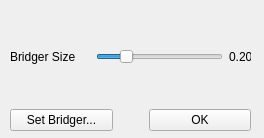
<?xml version="1.0" encoding="UTF-8"?>
<ui version="4.0">
 <class>GESPanel</class>
 <widget class="QWidget" name="GESPanel">
  <property name="geometry">
   <rect>
    <x>0</x>
    <y>0</y>
    <width>264</width>
    <height>138</height>
   </rect>
  </property>
  <property name="windowTitle">
   <string>Form</string>
  </property>
  <widget class="QWidget" name="verticalLayoutWidget">
   <property name="geometry">
    <rect>
     <x>10</x>
     <y>10</y>
     <width>241</width>
     <height>121</height>
    </rect>
   </property>
   <layout class="QVBoxLayout" name="verticalLayout">
    <item>
     <layout class="QHBoxLayout" name="horizontalLayout">
      <item>
       <widget class="QLabel" name="sizeLabel">
        <property name="sizePolicy">
         <sizepolicy hsizetype="Minimum" vsizetype="Preferred">
          <horstretch>0</horstretch>
          <verstretch>0</verstretch>
         </sizepolicy>
        </property>
        <property name="minimumSize">
         <size>
          <width>80</width>
          <height>0</height>
         </size>
        </property>
        <property name="text">
         <string>Bridger Size</string>
        </property>
       </widget>
      </item>
      <item>
       <widget class="QSlider" name="sizeSlider">
        <property name="maximum">
         <number>99</number>
        </property>
        <property name="value">
         <number>20</number>
        </property>
        <property name="orientation">
         <enum>Qt::Horizontal</enum>
        </property>
       </widget>
      </item>
      <item>
       <widget class="QLabel" name="sizeText">
        <property name="sizePolicy">
         <sizepolicy hsizetype="Fixed" vsizetype="Preferred">
          <horstretch>0</horstretch>
          <verstretch>0</verstretch>
         </sizepolicy>
        </property>
        <property name="minimumSize">
         <size>
          <width>22</width>
          <height>0</height>
         </size>
        </property>
        <property name="maximumSize">
         <size>
          <width>22</width>
          <height>16777215</height>
         </size>
        </property>
        <property name="text">
         <string>0.20</string>
        </property>
       </widget>
      </item>
     </layout>
    </item>
    <item>
     <layout class="QHBoxLayout" name="horizontalLayout_2">
      <item>
       <widget class="QPushButton" name="bridgerPanelButton">
        <property name="text">
         <string>Set Bridger...</string>
        </property>
        <property name="checkable">
         <bool>true</bool>
        </property>
       </widget>
      </item>
      <item>
       <spacer name="horizontalSpacer">
        <property name="orientation">
         <enum>Qt::Horizontal</enum>
        </property>
        <property name="sizeType">
         <enum>QSizePolicy::Fixed</enum>
        </property>
        <property name="sizeHint" stdset="0">
         <size>
          <width>30</width>
          <height>20</height>
         </size>
        </property>
       </spacer>
      </item>
      <item>
       <widget class="QPushButton" name="okButton">
        <property name="text">
         <string>OK</string>
        </property>
       </widget>
      </item>
     </layout>
    </item>
   </layout>
  </widget>
 </widget>
 <resources/>
 <connections/>
</ui>
